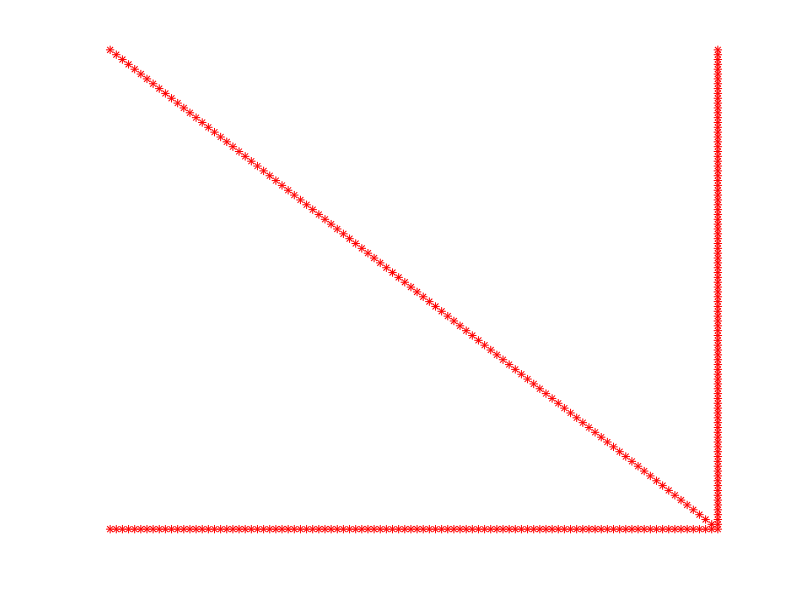
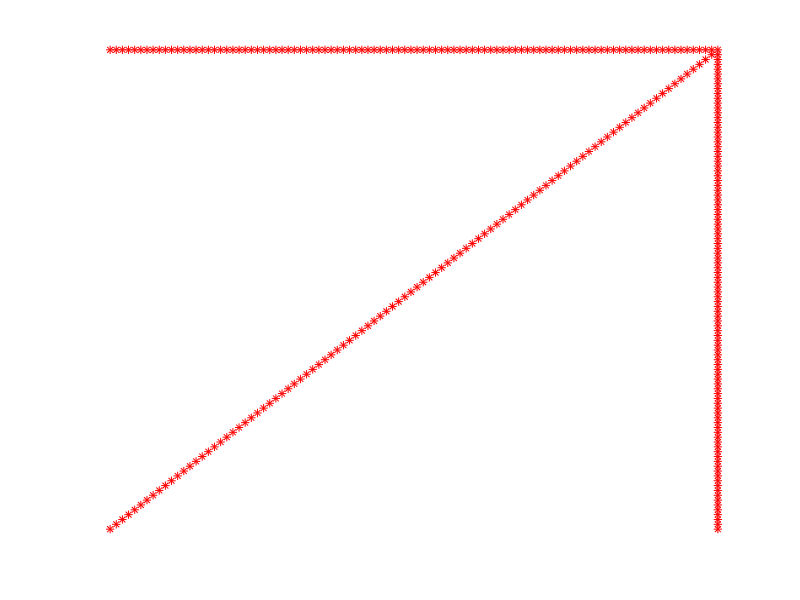
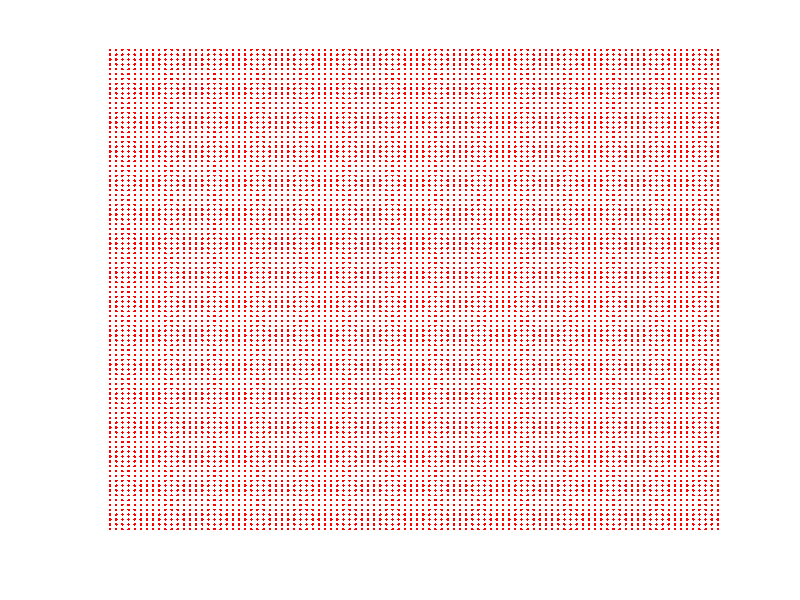
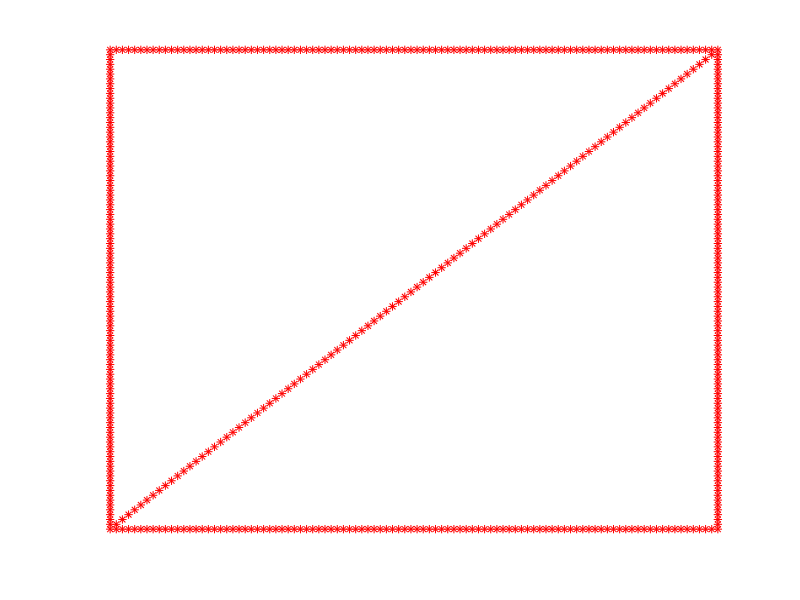

Reproduce these figures in MATLAB, in order.
n = 100; A = [diag(1:n-1), (1:n-1)'; (1:n) ]; B = A(n:-1:1,:);
C = A*A; D = A*B;
figure; spy(A,'r'); axis off; print -depsc2 '../PICTURES/Aspy.eps';
figure; spy(B,'r'); axis off; print -depsc2 '../PICTURES/Bspy.eps';
figure; spy(C,'r'); axis off; print -depsc2 '../PICTURES/Cspy.eps';
figure; spy(D,'r'); axis off; print -depsc2 '../PICTURES/Dspy.eps';
